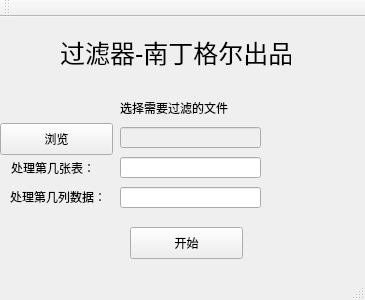
<?xml version="1.0" encoding="UTF-8"?>
<ui version="4.0">
 <class>MainWindow</class>
 <widget class="QMainWindow" name="MainWindow">
  <property name="geometry">
   <rect>
    <x>0</x>
    <y>0</y>
    <width>365</width>
    <height>300</height>
   </rect>
  </property>
  <property name="windowTitle">
   <string>MainWindow</string>
  </property>
  <widget class="QWidget" name="centralWidget">
   <widget class="QPushButton" name="choose_ptn">
    <property name="geometry">
     <rect>
      <x>0</x>
      <y>106</y>
      <width>113</width>
      <height>32</height>
     </rect>
    </property>
    <property name="text">
     <string>浏览</string>
    </property>
   </widget>
   <widget class="QLabel" name="label_info">
    <property name="geometry">
     <rect>
      <x>120</x>
      <y>80</y>
      <width>131</width>
      <height>21</height>
     </rect>
    </property>
    <property name="text">
     <string>选择需要过滤的文件</string>
    </property>
   </widget>
   <widget class="QLabel" name="title">
    <property name="geometry">
     <rect>
      <x>60</x>
      <y>20</y>
      <width>231</width>
      <height>31</height>
     </rect>
    </property>
    <property name="font">
     <font>
      <pointsize>19</pointsize>
     </font>
    </property>
    <property name="text">
     <string>过滤器-南丁格尔出品</string>
    </property>
   </widget>
   <widget class="QPushButton" name="start_ptn">
    <property name="geometry">
     <rect>
      <x>130</x>
      <y>210</y>
      <width>113</width>
      <height>32</height>
     </rect>
    </property>
    <property name="text">
     <string>开始</string>
    </property>
   </widget>
   <widget class="QLineEdit" name="input_file_path">
    <property name="enabled">
     <bool>false</bool>
    </property>
    <property name="geometry">
     <rect>
      <x>120</x>
      <y>110</y>
      <width>141</width>
      <height>21</height>
     </rect>
    </property>
   </widget>
   <widget class="QLineEdit" name="input_index">
    <property name="geometry">
     <rect>
      <x>120</x>
      <y>140</y>
      <width>141</width>
      <height>21</height>
     </rect>
    </property>
   </widget>
   <widget class="QLineEdit" name="imput_col">
    <property name="geometry">
     <rect>
      <x>120</x>
      <y>170</y>
      <width>141</width>
      <height>21</height>
     </rect>
    </property>
   </widget>
   <widget class="QLabel" name="sheet_index">
    <property name="geometry">
     <rect>
      <x>11</x>
      <y>141</y>
      <width>91</width>
      <height>20</height>
     </rect>
    </property>
    <property name="text">
     <string>处理第几张表：</string>
    </property>
   </widget>
   <widget class="QLabel" name="column">
    <property name="geometry">
     <rect>
      <x>10</x>
      <y>172</y>
      <width>111</width>
      <height>16</height>
     </rect>
    </property>
    <property name="text">
     <string>处理第几列数据：</string>
    </property>
   </widget>
  </widget>
  <widget class="QMenuBar" name="menuBar">
   <property name="geometry">
    <rect>
     <x>0</x>
     <y>0</y>
     <width>365</width>
     <height>22</height>
    </rect>
   </property>
  </widget>
  <widget class="QToolBar" name="mainToolBar">
   <attribute name="toolBarArea">
    <enum>TopToolBarArea</enum>
   </attribute>
   <attribute name="toolBarBreak">
    <bool>false</bool>
   </attribute>
  </widget>
  <widget class="QStatusBar" name="statusBar"/>
 </widget>
 <layoutdefault spacing="6" margin="11"/>
 <resources/>
 <connections/>
</ui>
